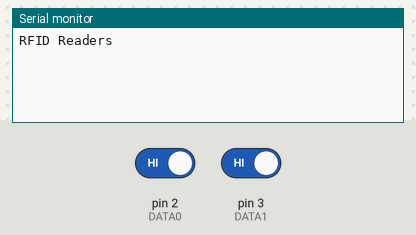
Bench run of a sketch on a simulated Arduino Uno, built with avr-gcc and run on an emulated ATmega328P. On the bench: the last lines printed to the serial monitor. Inputs (shaded band) come from the test bench; at power-on: pin 2 (DATA0) HIGH, pin 3 (DATA1) HIGH.

Above: at 1.2 s.
1.3 s: pin 2 (DATA0) driven LOW
At 2.5 s:
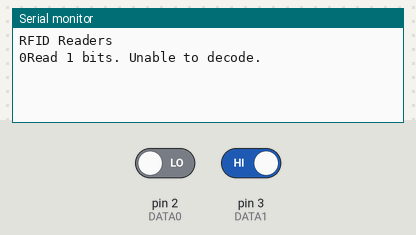
2.8 s: pin 3 (DATA1) driven LOW
At 3.8 s:
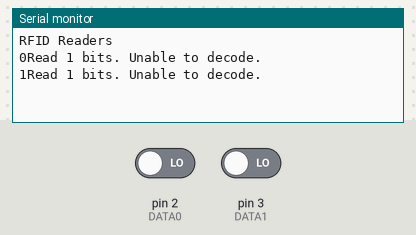

The sketch:

myHIDReader.ino
```cpp
#define MAX_BITS 100                 // max number of bits
#define WEIGAND_WAIT_TIME  3000      // time to wait for another weigand pulse.

unsigned char databits[MAX_BITS];    // stores all of the data bits
unsigned char bitCount;              // number of bits currently captured
unsigned char flagDone;              // goes low when data is currently being captured
unsigned int weigand_counter;        // countdown until we assume there are no more bits

unsigned long facilityCode=0;        // decoded facility code
unsigned long cardCode=0;            // decoded card code

// interrupt that happens when INTO goes low (0 bit)
void ISR_INT0()
{
  Serial.print("0");
  bitCount++;
  flagDone = 0;
  weigand_counter = WEIGAND_WAIT_TIME;

}

// interrupt that happens when INT1 goes low (1 bit)
void ISR_INT1()
{
  Serial.print("1");
  databits[bitCount] = 1;
  bitCount++;
  flagDone = 0;
  weigand_counter = WEIGAND_WAIT_TIME;
}

void setup()
{
  pinMode(2, INPUT);     // DATA0 (INT0)
  pinMode(3, INPUT);     // DATA1 (INT1)

  Serial.begin(9600);
  Serial.println("RFID Readers");

  // binds the ISR functions to the falling edge of INTO and INT1
  attachInterrupt(0, ISR_INT0, FALLING);
  attachInterrupt(1, ISR_INT1, FALLING);


  weigand_counter = WEIGAND_WAIT_TIME;
}

void loop()
{
  // This waits to make sure that there have been no more data pulses before processing data
  if (!flagDone) {
    if (--weigand_counter == 0)
      flagDone = 1;
  }

  // if we have bits and we the weigand counter went out
  if (bitCount > 0 && flagDone)
  {
    unsigned char i;

    Serial.print("Read ");
    Serial.print(bitCount);
    Serial.print(" bits. ");

    // decode one card
    if (bitCount == 33)
    {
      // facility code = bits 2 to 7
      for (i=2; i<8; i++)
      {
         facilityCode <<=1;
         facilityCode |= databits[i];
      }

      // card code = bits 8 to 32
      for (i=8; i<32; i++)
      {
         cardCode <<=1;
         cardCode |= databits[i];
      }

      printBits();
    }

    else {
      // you can add other formats if you want!
     Serial.println("Unable to decode.");
    }

     // cleanup and get ready for the next card
     bitCount = 0;
     facilityCode = 0;
     cardCode = 0;
     for (i=0; i<MAX_BITS; i++)
     {
       databits[i] = 0;
     }
     Serial.println("");

  }
}

void printBits()
{
      // I really hope you can figure out what this function does
      Serial.print("FC = ");
      Serial.print(facilityCode);
      Serial.print(", CC = ");
      Serial.println(cardCode);
}
```

Measured:
- after the input at 1.3 s, the serial monitor: prints a new line at once (image 1)
- after the input at 2.8 s, the serial monitor: prints a new line at once (image 2)
